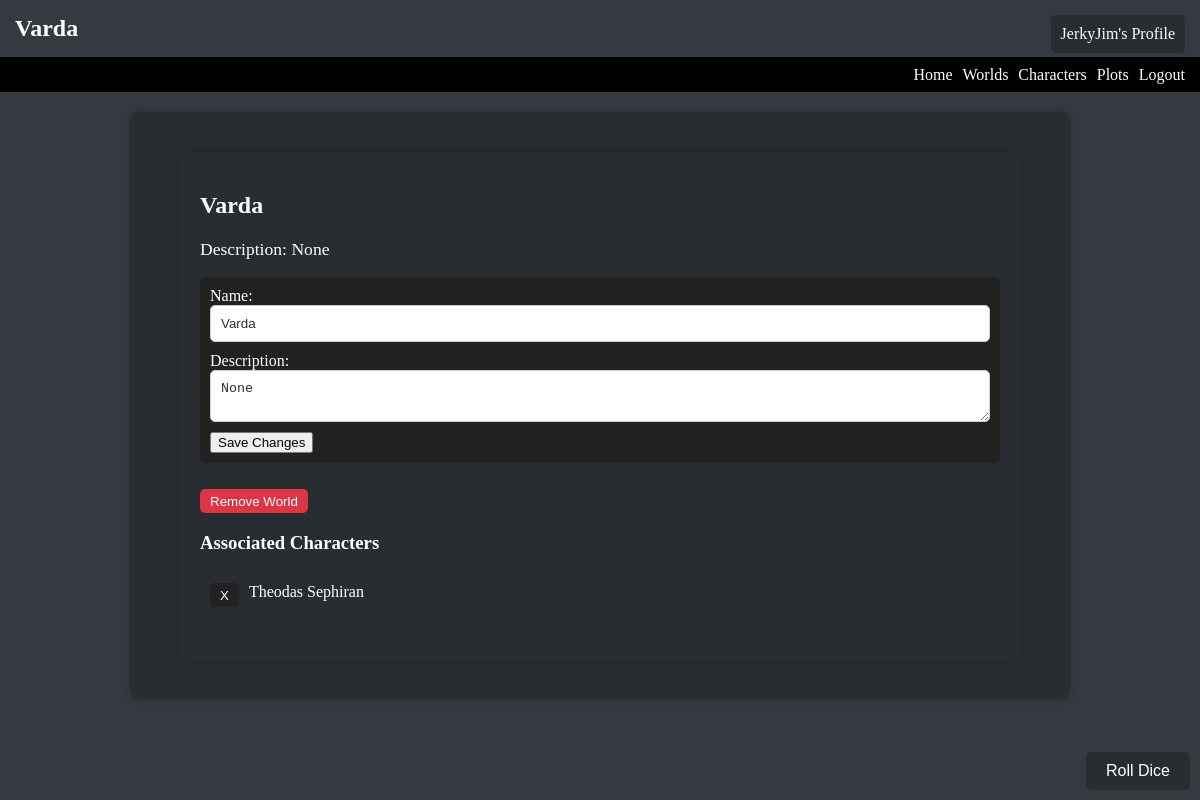
The page /world_detail/1 (signed in) on the database its author committed.
### models.py (models this page shows, shortened)
class World(db.Model):
    id = db.Column(db.Integer, primary_key=True)
    name = db.Column(db.String(100), nullable=False)
    description = db.Column(db.Text, nullable=True)
    created_at = db.Column(db.DateTime, default=datetime.utcnow)
    creator_id = db.Column(db.Integer, db.ForeignKey('user.id'), nullable=False)
    characters = db.relationship('Character', backref='world', lazy=True)
    main_quests = db.Column(db.Text, nullable=True)
    side_quests = db.Column(db.Text, nullable=True)
    plot_hooks = db.Column(db.Text, nullable=True)
    character_quests = db.Column(db.Text, nullable=True)
    fun_twists = db.Column(db.Text, nullable=True)
    big_bad_evil_guy = db.Column(db.Text, nullable=True)

class Character(db.Model):
    id = db.Column(db.Integer, primary_key=True)
    name = db.Column(db.String(100), nullable=False)
    description = db.Column(db.Text)
    world_id = db.Column(db.Integer, db.ForeignKey('world.id'), nullable=True)
    user_id = db.Column(db.Integer, db.ForeignKey('user.id'), nullable=False)
    created_at = db.Column(db.DateTime, default=datetime.utcnow)

class User(UserMixin, db.Model):
    id = db.Column(db.Integer, primary_key=True)
    username = db.Column(db.String(100), unique=True, nullable=False)
    password_hash = db.Column(db.String(128), nullable=False)
    created_at = db.Column(db.DateTime, default=datetime.utcnow)
    worlds = db.relationship('World', backref='creator', lazy=True)
    characters = db.relationship('Character', backref='user', lazy=True)

### app.py (the view, shortened to what this page needs)
@app.route('/world_detail/<int:world_id>', methods=['GET', 'POST'])
@login_required
def world_detail(world_id):
    world = World.query.get(world_id)
    if world and current_user.id == world.creator_id:
        return render_template('world_detail.html', world=world, races=races)
    flash('You do not have permission to view this world.', 'error')
    return redirect(url_for('worlds'))

### app.py (called while the page is built)
@login_manager.user_loader
def load_user(user_id):
    return User.query.get(int(user_id))

### templates/world_detail.html
<h1>{{ world.name }}</h1>
{% extends "base.html" %}
{% block content %}
    <div class="world-detail">
        <h2 class="world-name">{{ world.name }}</h2>
        <p class="world-description">Description: {{ world.description }}</p>
        <form class="edit-form" method="post" action="{{ url_for('edit_world', world_id=world.id) }}">
            <label for="edit_world_name">Name:</label>
            <input type="text" id="edit_world_name" name="edit_world_name" value="{{ world.name }}" required>
            <br>
            <label for="edit_world_description">Description:</label>
            <textarea id="edit_world_description" name="edit_world_description">{{ world.description }}</textarea>
            <br>
            <button type="submit" class="edit-button">Save Changes</button>
        </form>
        <form method="post" action="{{ url_for('remove_world', world_id=world.id) }}" onsubmit="return confirm('Are you sure you want to remove this world?');">
            <button type="submit" class="remove-button">Remove World</button>
        </form>
        <h3>Associated Characters</h3>
        <ul class="character-list">
            {% for character in world.characters %}
                <li class="character-item">
                    <form method="post" action="{{ url_for('remove_character', character_id=character.id) }}" style="display: inline-block;" onsubmit="return confirm('Are you sure you want to remove this character?');">
                        <button type="submit" class="remove-button">X</button>
                    </form>
                    <a href="{{ url_for('character_detail', character_id=character.id) }}">{{ character.name }}</a>
                </li>
            {% endfor %}
        </ul>
    </div>
{% endblock %}

### templates/base.html (shortened to what this page needs)
<!DOCTYPE html>
<html lang="en">
<head>
    <link rel="stylesheet" href="{{ url_for('static', filename='css/style.css') }}">
</head>
<body>
    <div class="desktop navbar">
        <div class="navbar-links" id="navbarLinks">
            <a href="{{ url_for('index') }}">Home</a>
            <a href="{{ url_for('worlds') }}">Worlds</a>
            <a href="{{ url_for('character_list') }}">Characters</a>
            <a href="{{ url_for('plots') }}">Plots</a>
            {% if current_user.is_authenticated %}
                <a href="{{ url_for('logout') }}">Logout</a>
            {% else %}
                <a href="{{ url_for('login') }}">Login</a>
                <a href="{{ url_for('register') }}">Register</a>
            {% endif %}
        </div>
    </div>
    <div class="container">
        {% block content %}{% endblock %}
    </div>
    {% if current_user.is_authenticated %}
        <a href="{{ url_for('profile') }}" class="profile-button">{{ current_user.username }}'s Profile</a>
    {% endif %}
    {% include 'diceRoller.html' %}
</body>
</html>

### static/css/style.css (style rules this page uses)
body { margin: 0; padding: 0; background-color: #343a40; color: #fff; }
h1 { margin: 0; padding: 15px; font-size: 4vw; }
.navbar { background-color: black; height: 35px; display: flex; align-items: center; padding: 0 10px; }
.navbar a { color: #fff; text-decoration: none; margin: 5px; transition: color 0.3s ease; }
.navbar-links { margin-left: auto; display: flex; overflow: hidden; }
@media screen and (min-width: 768px) { h1 { font-size: 2vw; } }
.container { max-width: 900px; margin: 20px auto; padding: 20px; background-color: #292d32; border-radius: 10px; box-shadow: 0 0 10px rgba(0, 0, 0, 0.2); }
.profile-button { position: absolute; top: 15px; right: 15px; padding: 10px; background-color: #292d32; color: #fff; border: none; border-radius: 5px; cursor: pointer; text-decoration: none; }
.world-detail { max-width: 800px; margin: 20px auto; padding: 20px; background-color: #292d32; color: #fff; border-radius: 10px; box-shadow: 0 0 10px rgba(0, 0, 0, 0.2); }
.world-description { font-size: 1.1em; }
.edit-form, .random-name-button, .add-character-form button, .add-world-form button, .remove-button, .select_world_form button { background-color: #232222; color: #fff; border: none; padding: 10px; border-radius: 5px; cursor: pointer; margin-top: 10px; }
.remove-button { background-color: #dc3545; color: #fff; padding-bottom: 4px; padding-top: 5px; }
.edit-form input, .edit-form textarea, .add-character-form input, .add-character-form textarea, .add-world-form input, .add-world-form textarea { width: 100%; padding: 10px; margin-bottom: 10px; border: 1px solid #ccc; border-radius: 5px; background-color: #fff; color: #292d32; }
.character-list { list-style: none; padding: 0; }
.character-item { margin-bottom: 10px; }
.character-list li { display: flex; justify-content: space-between; align-items: flex-start; margin-bottom: 10px; }
.character-list li a { flex: 1; display: block; padding: 10px; background-color: #292d32; color: #fff; text-decoration: none; border-radius: 5px; transition: background-color 0.3s ease; }
.character-list form { margin-left: 10px; }
.character-list button[type="submit"] { background-color: #232222; color: #fff; border: none; padding-bottom: 4px; padding-top: 5px; border-radius: 5px; align-items: center; cursor: pointer; }

### rows shown on the page
World: name "Varda", description "None", edit_world_name "Varda", edit_world_description "None"
Character: name "Theodas Sephiran"
User: username "JerkyJim"
